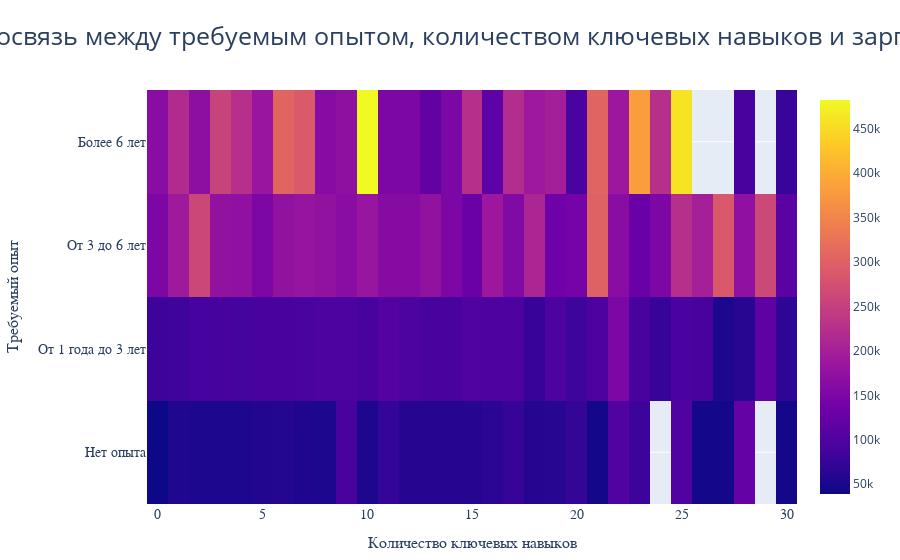

Notebook cell for this chart:
### Code cell
import plotly.graph_objs as go
from plotly.subplots import make_subplots


# тепловая карта по сводной таблице
fig = go.Figure(data=go.Heatmap(
                   x=heatmap.columns,
                   y=heatmap.index,
                   z=heatmap,
                   hoverongaps = True,
                   name=''))

# параметры отображения при наведении курсора
fig.update_traces(hoverinfo="all", 
                  hovertemplate="Количество навыков: %{x}<br>Опыт: %{y}<br>Зарплата: %{z}")

# отступы, параметры заголовка и легенды
fig.update_layout(margin=dict(l=20, r=20, t=90, b=20), 
                  title='Взаимосвязь между требуемым опытом, количеством ключевых навыков и зарплатой', 
                  title_x = 0.5, title_font_size=25,
                  legend_orientation="h", legend=dict(x=.5, xanchor="center"))

# параметры названий осей, размеров и шрифтов
fig.update_xaxes(title_font=dict(size=16, family='Rockwell'), 
                 title_text='Количество ключевых навыков',
                 tickfont=dict(family='Rockwell', size=14))
fig.update_yaxes(title_font=dict(size=16, family='Rockwell'), 
                 title_text='Требуемый опыт',
                 tickfont=dict(family='Rockwell', size=14))

fig.show()

### Figure 1 — Plotly figure (JSON) as saved in the notebook; plotly's stock layout.template omitted (floating-point values rounded to 4 significant figures)
{"data": [{"hoverinfo": "all", "hoverongaps": true, "hovertemplate": "Количество навыков: %{x}<br>Опыт: %{y}<br>Зарплата: %{z}", "name": "", "type": "heatmap", "x": [0, 1, 2, 3, 4, 5, 6, 7, 8, 9, 10, 11, 12, 13, 14, 15, 16, 17, 18, 19, 20, 21, 22, 23, 24, 25, 26, 27, 28, 29, 30], "y": ["Нет опыта", "От 1 года до 3 лет", "От 3 до 6 лет", "Более 6 лет"], "z": [[39000, 55875, 52500, 52500, 52500, 57000, 60000, 55000, 52750, 90000, 52500, 73000, 60000, 60000, 60000, 60000, 65000, 75000, 60000, 61250, 72563, 45000, 99000, 80000, null, 100000, 46000, 46000, 122500, null, 45000], [80000, 81000, 88500, 90000, 87672, 90000, 90000, 91330.0, 94750, 95000, 90000, 105000, 95000, 90000, 90000, 100000, 97500, 97500, 75000, 95000, 82173, 97500, 150000, 90000, 75000, 91250, 90000, 52500, 62500, 115000, 67500], [150000, 190000, 261000, 175000, 172500, 150000, 175000, 180000, 175200.0, 165000, 182500, 160500, 160733, 175345, 150000, 127500, 187500, 155000, 210000, 133200.0, 142500, 300000, 165000, 128149, 150000, 225000, 200000, 287500, 172500, 263019, 112000], [165000, 217500, 169500, 255000, 225000, 183070, 305000, 289320, 162500, 170000, 482199, 150000, 150000, 120000, 150000, 225000, 113750, 220000, 187700.0, 197500, 91536, 305000, 186909, 380800.0, 225000, 460000, null, null, 90000, null, 77140]]}], "layout": {"legend": {"orientation": "h", "x": 0.5, "xanchor": "center"}, "margin": {"b": 20, "l": 20, "r": 20, "t": 90}, "title": {"font": {"size": 25}, "text": "Взаимосвязь между требуемым опытом, количеством ключевых навыков и зарплатой", "x": 0.5}, "xaxis": {"tickfont": {"family": "Rockwell", "size": 14}, "title": {"font": {"family": "Rockwell", "size": 16}, "text": "Количество ключевых навыков"}}, "yaxis": {"tickfont": {"family": "Rockwell", "size": 14}, "title": {"font": {"family": "Rockwell", "size": 16}, "text": "Требуемый опыт"}}}}
